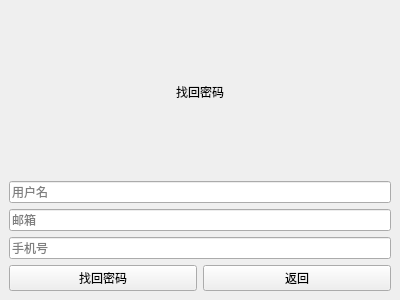
<?xml version="1.0" encoding="UTF-8"?>
<ui version="4.0">
 <class>ForgetPasswordWindow</class>
 <widget class="QMainWindow" name="ForgetPasswordWindow">
  <property name="geometry">
   <rect>
    <x>0</x>
    <y>0</y>
    <width>400</width>
    <height>300</height>
   </rect>
  </property>
  <property name="windowTitle">
   <string>找回密码</string>
  </property>
  <widget class="QWidget" name="centralwidget">
   <layout class="QVBoxLayout" name="verticalLayout">
    <item>
     <widget class="QLabel" name="labelTitle">
      <property name="text">
       <string>找回密码</string>
      </property>
      <property name="alignment">
       <set>Qt::AlignCenter</set>
      </property>
     </widget>
    </item>
    <item>
     <widget class="QLineEdit" name="editUsername">
      <property name="placeholderText">
       <string>用户名</string>
      </property>
     </widget>
    </item>
    <item>
     <widget class="QLineEdit" name="editEmail">
      <property name="placeholderText">
       <string>邮箱</string>
      </property>
     </widget>
    </item>
    <item>
     <widget class="QLineEdit" name="editPhone">
      <property name="placeholderText">
       <string>手机号</string>
      </property>
     </widget>
    </item>
    <item>
     <layout class="QHBoxLayout" name="buttonLayout">
      <item>
       <widget class="QPushButton" name="btnReset">
        <property name="text">
         <string>找回密码</string>
        </property>
       </widget>
      </item>
      <item>
       <widget class="QPushButton" name="btnBack">
        <property name="text">
         <string>返回</string>
        </property>
       </widget>
      </item>
     </layout>
    </item>
   </layout>
  </widget>
 </widget>
 <resources/>
 <connections/>
</ui> 
